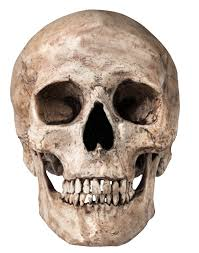
#> input picture exercise/data/skull.jpg, 199 x 253 px, found by its file name
$ jupyter execute lab1.ipynb   (shell and % lines are left out)   (older library calls are emulated)
#> lines starting #> are read from the running program, lines starting #| are printed output that depends on the picture
[cell 1]
import cv2
import numpy as np
from matplotlib import pyplot as plt
img = cv2.imread('..\exercise\data\skull.jpg')
#> img is the input picture: shape (253, 199, 3); mean B, G, R 171.7, 181.8, 195.1
gray = cv2.cvtColor(img, cv2.COLOR_BGR2GRAY)
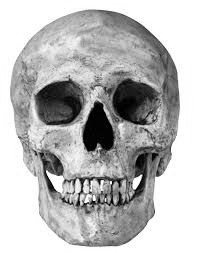
#> gray: shape (253, 199); min 0, max 255, mean 184.6

# Sobel Operators
sobelx = cv2.Sobel(gray,cv2.CV_64F,1,0,ksize=3)
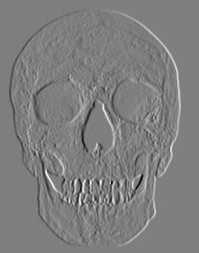
#> sobelx: shape (253, 199) float64; min -973, max 980, mean 0; drawn with min black and max white
sobely = cv2.Sobel(gray,cv2.CV_64F,0,1,ksize=3)
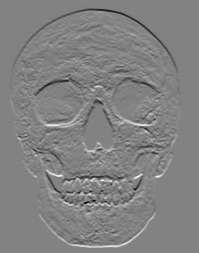
#> sobely: shape (253, 199) float64; min -886, max 850, mean 0; drawn with min black and max white

[cell 2]
plt.subplot(2,2,1),plt.imshow(cv2.cvtColor(img, cv2.COLOR_BGR2RGB))
plt.title('Original'), plt.xticks([]), plt.yticks([])

plt.subplot(2,2,2),plt.imshow(gray,cmap = 'gray')
plt.title('Gray'), plt.xticks([]), plt.yticks([])

plt.subplot(2,2,3),plt.imshow(sobelx,cmap = 'gray')
plt.title('Sobel X'), plt.xticks([]), plt.yticks([])

plt.subplot(2,2,4),plt.imshow(sobely,cmap = 'gray')
plt.title('Sobel Y'), plt.xticks([]), plt.yticks([])
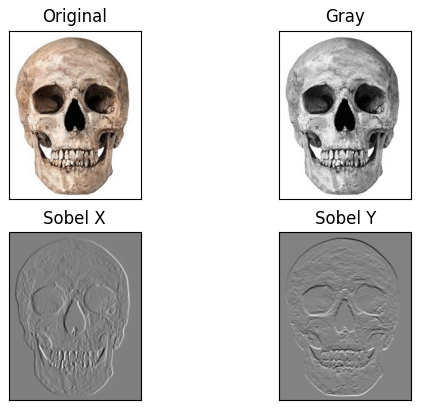
#> figure drawn by matplotlib, 4 panels

[cell 3]
# calculate gradient magnitude and orientation
gMag = (sobelx**2 + sobely**2)**0.5
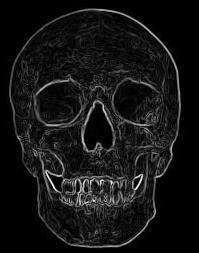
#> gMag: shape (253, 199) float64; min 0, max 1065.3, mean 86.9; drawn with min black and max white
orien = cv2.phase(np.array(sobelx, np.float64), np.array(sobely, np.float64), angleInDegrees = True)
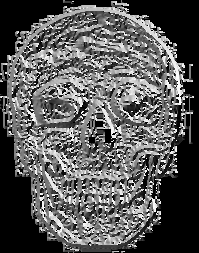
#> orien: shape (253, 199) float64; min 0, max 359.9, mean 126.4; drawn with min black and max white

plt.subplot(1,2,1),plt.imshow(gMag,cmap = 'gray')
plt.title('magnitude'), plt.xticks([]), plt.yticks([])

plt.subplot(1,2,2),plt.imshow(orien,cmap = 'gray')
plt.title('orientation'), plt.xticks([]), plt.yticks([])

[cell 4]
# map the orientation using 4 colors for visualization
orienMap = np.zeros((orien.shape[0], orien.shape[1], 3), dtype=np.int32)

# Define RGB
red = np.array([255, 0, 0])
cyan = np.array([0, 255, 255])
green = np.array([0, 255, 0])
yellow = np.array([255, 255, 0])

# set colors corresponding to angles
for i in range(0, orienMap.shape[0]):
    for j in range(0, orienMap.shape[1]):
        if orien[i, j] < 90.0:
            orienMap[i, j, :] = red
        elif orien[i, j] < 180.0:
            orienMap[i, j, :] = cyan
        elif orien[i, j] < 270.0:
            orienMap[i, j, :] = green
        elif orien[i, j] < 360.0:
            orienMap[i, j, :] = yellow
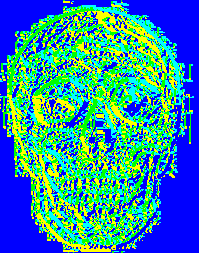
#> orienMap: shape (253, 199, 3) int32; mean of channels 0, 1, 2 161.9, 137.3, 48.9; drawn as B, G, R

plt.figure()
plt.subplot(1,2,1),plt.imshow(gMag,cmap = 'gray')
plt.title('magnitude'), plt.xticks([]), plt.yticks([])

plt.subplot(1,2,2),plt.imshow(orienMap)
plt.title('orientation'), plt.xticks([]), plt.yticks([])
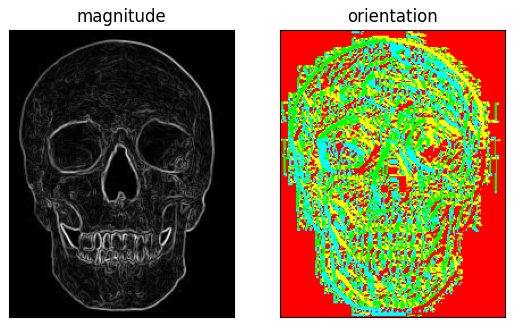
#> figure drawn by matplotlib, 2 panels
